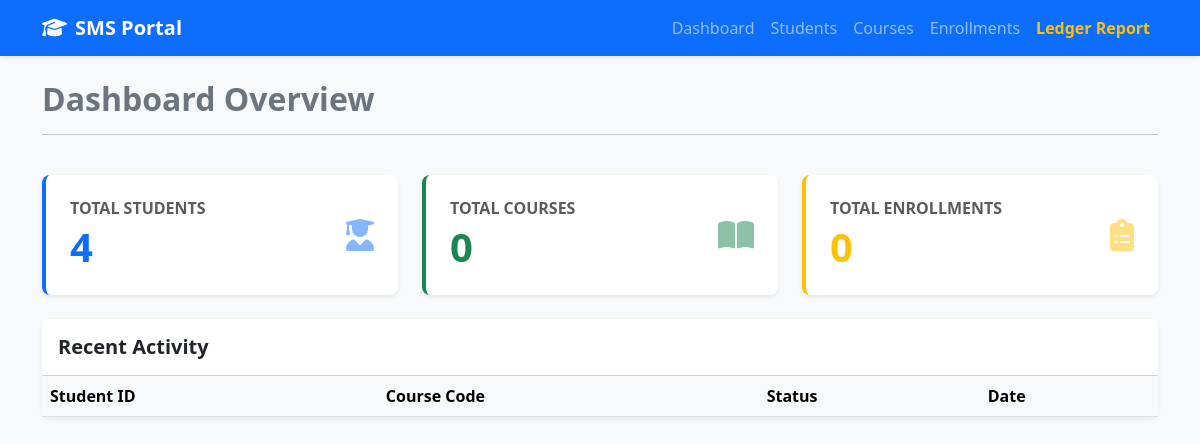
Before: / (signed in) with the older database file.
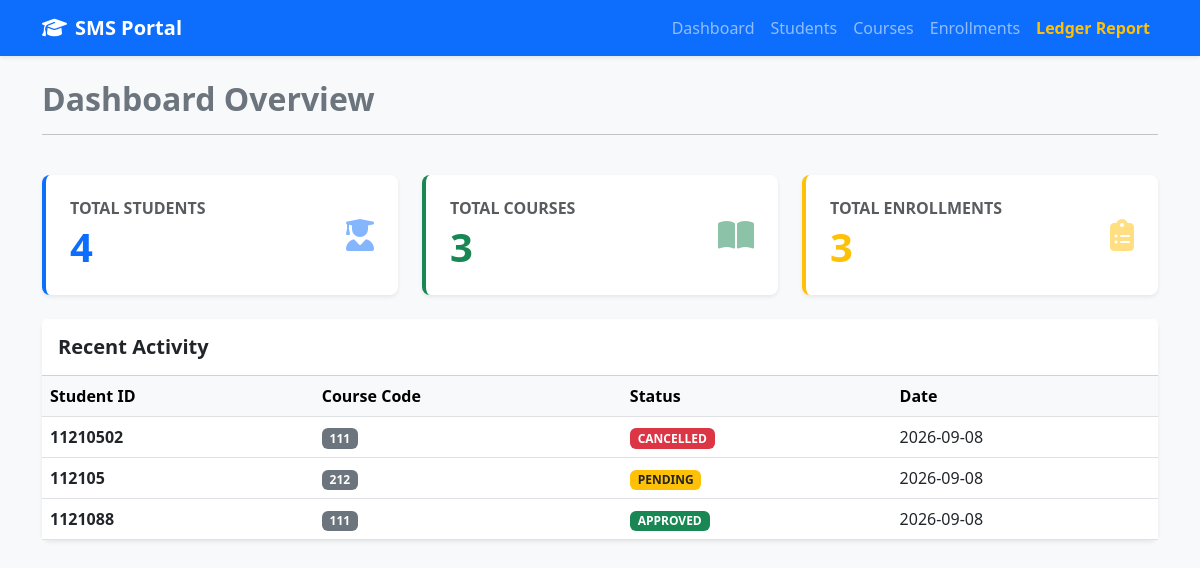
After: the same page with the newer database file.
### enrollments/models.py (models this page shows, shortened)
class Enrollment(models.Model):
    STATUS_CHOICES = (
        ('PENDING', 'Pending'),
        ('APPROVED', 'Approved'),
        ('CANCELLED', 'Cancelled'),
    )
    student = models.ForeignKey(Student, on_delete=models.CASCADE, related_name='enrollments')
    course = models.ForeignKey(Course, on_delete=models.CASCADE, related_name='enrollments')
    enrollment_date = models.DateTimeField(auto_now_add=True)
    status = models.CharField(max_length=10, choices=STATUS_CHOICES, default='APPROVED')
    class Meta:
        unique_together = ('student', 'course') # একজন শিক্ষার্থী একই কোর্সে একাধিকবার এনরোলমেন্ট করতে পারবে না

### students/models.py (models this page shows)
class Student(models.Model):
    name = models.CharField(max_length=100)
    student_id = models.CharField(max_length=20, unique=True)
    email = models.EmailField(unique=True)
    phone = models.CharField(max_length=15)
    date_of_birth = models.DateField()
    address = models.TextField()
    profile_picture = models.ImageField(upload_to='students/', blank=True, null=True)
    department = models.ForeignKey(
        Department,
        on_delete=models.CASCADE,
        related_name='students'
    )

### courses/models.py (models this page shows, shortened)
class Course(models.Model):
    title = models.CharField(max_length=200, verbose_name="Course Title")
    code = models.CharField(max_length=20, unique=True, verbose_name="Course Code")
    description = models.TextField(blank=True, null=True)
    credit_hours = models.PositiveIntegerField(default=3)
    course_fee = models.DecimalField(max_digits=10, decimal_places=2, default=0.00)
    is_active = models.BooleanField(default=True)
    created_at = models.DateTimeField(auto_now_add=True)

### enrollments/views.py (the view)
# urls.py: path('', dashboard, name='dashboard'),
@login_required
def dashboard(request):
    total_students = Student.objects.count()
    total_courses = Course.objects.count()
    total_enrollments = Enrollment.objects.count()
    recent_enrollments = Enrollment.objects.select_related('student', 'course').order_by('-enrollment_date')[:5]
    context = {
        'total_students': total_students,
        'total_courses': total_courses,
        'total_enrollments': total_enrollments,
        'recent_enrollments': recent_enrollments,
    }
    return render(request, 'dashboard.html', context)

### templates/dashboard.html (shortened to what this page needs)
{% extends 'base.html' %}
{% block content %}
<div class="row mb-4">
    <div class="col-md-12">
        <h2 class="fw-bold text-secondary">Dashboard Overview</h2>
        <hr>
    </div>
</div>
<div class="row g-4 mb-4">
    <div class="col-md-4">
        <div class="card border-0 shadow-sm border-start border-primary border-4 rounded-3">
            <div class="card-body p-4 d-flex justify-content-between align-items-center">
                <div>
                    <h6 class="text-muted mb-1 text-uppercase fw-semibold">Total Students</h6>
                    <h2 class="display-6 fw-bold text-primary mb-0">{{ total_students }}</h2>
                </div>
                <i class="fa-solid fa-user-graduate fa-2x text-primary opacity-50"></i>
            </div>
        </div>
    </div>
    <div class="col-md-4">
        <div class="card border-0 shadow-sm border-start border-success border-4 rounded-3">
            <div class="card-body p-4 d-flex justify-content-between align-items-center">
                <div>
                    <h6 class="text-muted mb-1 text-uppercase fw-semibold">Total Courses</h6>
                    <h2 class="display-6 fw-bold text-success mb-0">{{ total_courses }}</h2>
                </div>
                <i class="fa-solid fa-book-open fa-2x text-success opacity-50"></i>
            </div>
        </div>
    </div>
    <div class="col-md-4">
        <div class="card border-0 shadow-sm border-start border-warning border-4 rounded-3">
            <div class="card-body p-4 d-flex justify-content-between align-items-center">
                <div>
                    <h6 class="text-muted mb-1 text-uppercase fw-semibold">Total Enrollments</h6>
                    <h2 class="display-6 fw-bold text-warning mb-0">{{ total_enrollments }}</h2>
                </div>
                <i class="fa-solid fa-clipboard-list fa-2x text-warning opacity-50"></i>
            </div>
        </div>
    </div>
</div>
<div class="card border-0 shadow-sm rounded-3">
    <div class="card-header bg-white py-3">
        <h5 class="fw-bold text-dark mb-0">Recent Activity</h5>
    </div>
    <div class="table-responsive">
        <table class="table table-hover align-middle mb-0">
            <thead class="table-light">
                <tr>
                    <th>Student ID</th>
                    <th>Course Code</th>
                    <th>Status</th>
                    <th>Date</th>
                </tr>
            </thead>
            <tbody>
                {% for item in recent_enrollments %}
                <tr>
                    <td class="fw-semibold">{{ item.student.student_id }}</td>
                    <td><span class="badge bg-secondary">{{ item.course.code }}</span></td>
                    <td>
                        {% if item.status == 'APPROVED' %}
                            <span class="badge bg-success">APPROVED</span>
                        {% elif item.status == 'PENDING' %}
                            <span class="badge bg-warning text-dark">PENDING</span>
                        {% else %}
                            <span class="badge bg-danger">CANCELLED</span>
                        {% endif %}
                    </td>
                    <td>{{ item.enrollment_date|date:"Y-m-d" }}</td>
                </tr>
                {% endfor %}
            </tbody>
        </table>
    </div>
</div>
{% endblock %}

### templates/base.html (shortened to what this page needs)
<!DOCTYPE html>
<html lang="en">
<head>
    <link href="https://cdn.jsdelivr.net/npm/bootstrap@5.3.0/dist/css/bootstrap.min.css" rel="stylesheet">
    <link href="https://cdnjs.cloudflare.com/ajax/libs/font-awesome/6.4.0/css/all.min.css" rel="stylesheet">
</head>
<body class="bg-light">
    <nav class="navbar navbar-expand-lg navbar-dark bg-primary shadow-sm mb-4">
        <div class="container">
            <a class="navbar-brand fw-bold" href="{% url 'dashboard' %}"><i class="fa-solid fa-graduation-cap me-2"></i>SMS Portal</a>
            <div class="collapse navbar-collapse" id="navbarNav">
                <ul class="navbar-nav ms-auto">
                    <li class="nav-item"><a class="nav-link" href="{% url 'dashboard' %}">Dashboard</a></li>
                    <li class="nav-item"><a class="nav-link" href="{% url 'students:student_list' %}">Students</a></li>
                    <li class="nav-item"><a class="nav-link" href="{% url 'courses:course_list' %}">Courses</a></li>
                    <li class="nav-item"><a class="nav-link" href="{% url 'enrollments:enrollment_list' %}">Enrollments</a></li>
                    <li class="nav-item"><a class="nav-link fw-semibold text-warning" href="{% url 'enrollments:ledger' %}">Ledger Report</a></li>
                </ul>
            </div>
        </div>
    </nav>
    <div class="container">
        {% block content %}{% endblock %}
    </div>
</body>
</html>

Changed rows visible on the page:
added Enrollment: student.student_id "11210502", course.code "111", status "CANCELLED", enrollment_date "2026-09-08"
added Enrollment: student.student_id "112105", course.code "212", status "PENDING", enrollment_date "2026-09-08"
added Enrollment: student.student_id "1121088", course.code "111", status "APPROVED", enrollment_date "2026-09-08"
Other visible differences:
{{ total_courses }}: "0" → "3"
{{ total_enrollments }}: "0" → "3"
